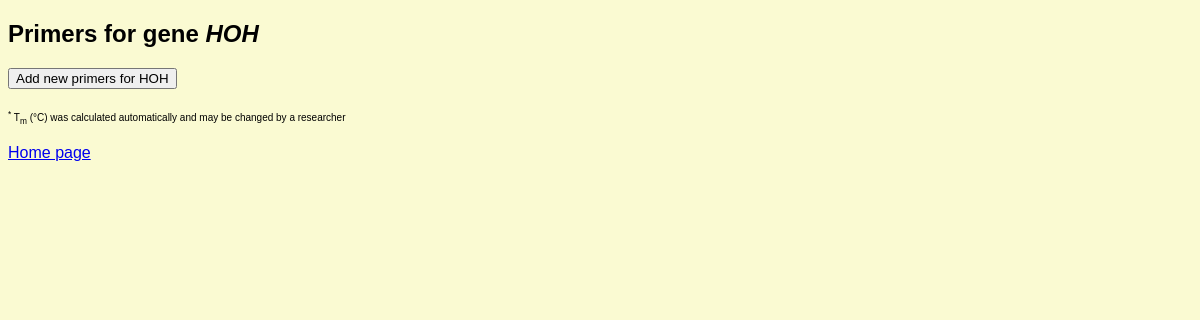
The page /pairs/HOH on the database as committed earlier.
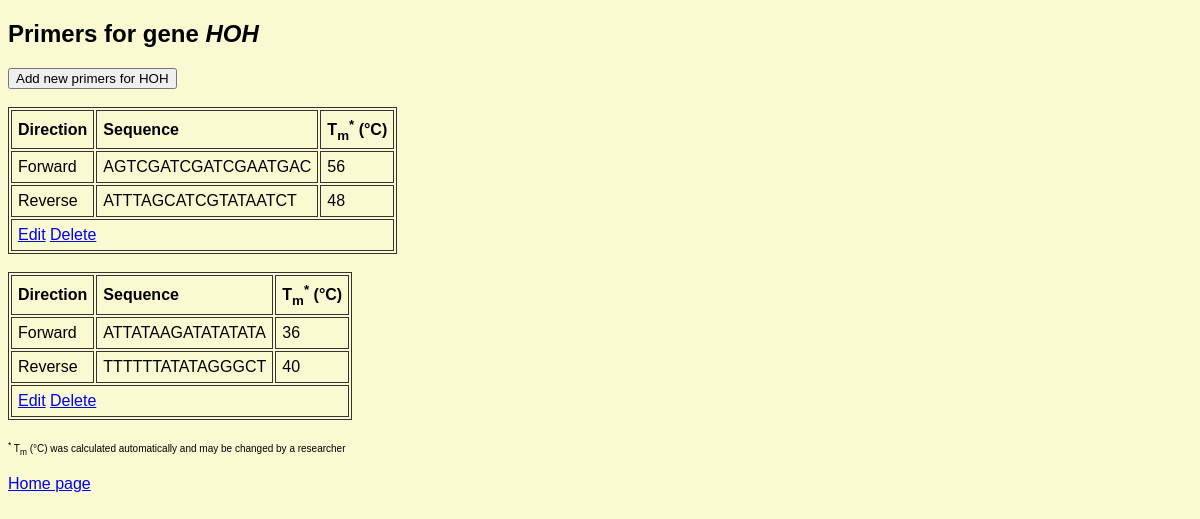
The same page on the database as committed later.
### tables this page shows
CREATE TABLE primers (
            primers_id INTEGER PRIMARY KEY AUTOINCREMENT,
            gene_id TEXT NOT NULL,
            forward_sequence TEXT NOT NULL,
            reverse_sequence TEXT NOT NULL,
            forward_tm FLOAT NOT NULL,
            reverse_tm FLOAT NOT NULL,
            FOREIGN KEY (gene_id) REFERENCES genes(gene_id)
        );

### app/app.py (the view)
@app.route('/pairs/<gene_id>')
def pairs(gene_id):
    primers = Primers.get_by_gene(gene_id, get_db())
    return render_template('pairs.html', gene_id=gene_id, primers=primers)

### app/app.py (called while the page is built)
def get_db():
    if 'db' not in g:
        g.db = sqlite3.connect(os.path.join(os.path.dirname(__file__),
                                            "../data/primers_db.db"))
    return g.db

### app/models/models.py (called while the page is built)
    @staticmethod
    def get(gene_id: str, con: sqlite3.Connection):
        cursor = con.execute('SELECT * FROM genes where gene_id=?;', (gene_id,))
        genes_row = cursor.fetchone()
        if not genes_row:
            return None
        g = Gene(*genes_row[:2])
        g._saved = True
        return g

    @property
    def primers_id(self):
        return self._primers_id

    @property
    def fwd_seq(self):
        return self._fwd_seq

    @property
    def rev_seq(self):
        return self._rev_seq

    @property
    def fwd_tm(self):
        return self._fwd_tm

    @property
    def rev_tm(self):
        return self._rev_tm

    @staticmethod
    def _calculate_tm(sequence) -> float:
        sequence = sequence.upper()
        a = sequence.count('A')
        t = sequence.count('T')
        g = sequence.count('G')
        c = sequence.count('C')
        return 2 * (a + t) + 4 * (g + c)

### app/templates/pairs.html (shortened to what this page needs)
{% extends 'layout.html' %}
{% block info %}
  <h2>Primers for gene <i>{{ gene_id }}</i></h2>
{% endblock %}
{% block content %}
<div class="add-primer-container">
  <button onclick="location.href='{{ url_for('add', gene_id=gene_id) }}'">
    Add new primers for {{ gene_id }}
  </button>
</div> <br>
  {% for p in primers %}
  <table class="primer-table">
    <thead>
      <tr>
        <th>Direction</th>
        <th>Sequence</th>
        <th>T<sub>m</sub><sup>*</sup> (°C)</th>
      </tr>
    </thead>
    <tbody>
      <tr>
        <td>Forward</td>
        <td>{{ p.fwd_seq }}</td>
        <td>{{ p.fwd_tm }}</td>
      </tr>
      <tr>
        <td>Reverse</td>
        <td>{{ p.rev_seq }}</td>
        <td>{{ p.rev_tm }}</td>
      </tr>
      <tr class="actions-row">
        <td colspan="3">
          <a href="{{ url_for('edit', primers_id=p.primers_id) }}">Edit</a>
          <a href="{{ url_for('delete_primers', primers_id=p.primers_id) }}">Delete</a>
        </td>
      </tr>
    </tbody>
  </table><br>
  {% endfor %}
<font size="1">
  <sup>*</sup> T<sub>m</sub> (°C) was calculated automatically and may be changed by a researcher
</font>
{% endblock %}

Rows that differ between the two databases and show on the page:
added primers: fwd_seq "AGTCGATCGATCGAATGAC", fwd_tm "56", rev_seq "ATTTAGCATCGTATAATCT", rev_tm "48"
added primers: fwd_seq "ATTATAAGATATATATA", fwd_tm "36", rev_seq "TTTTTTATATAGGGCT", rev_tm "40"
